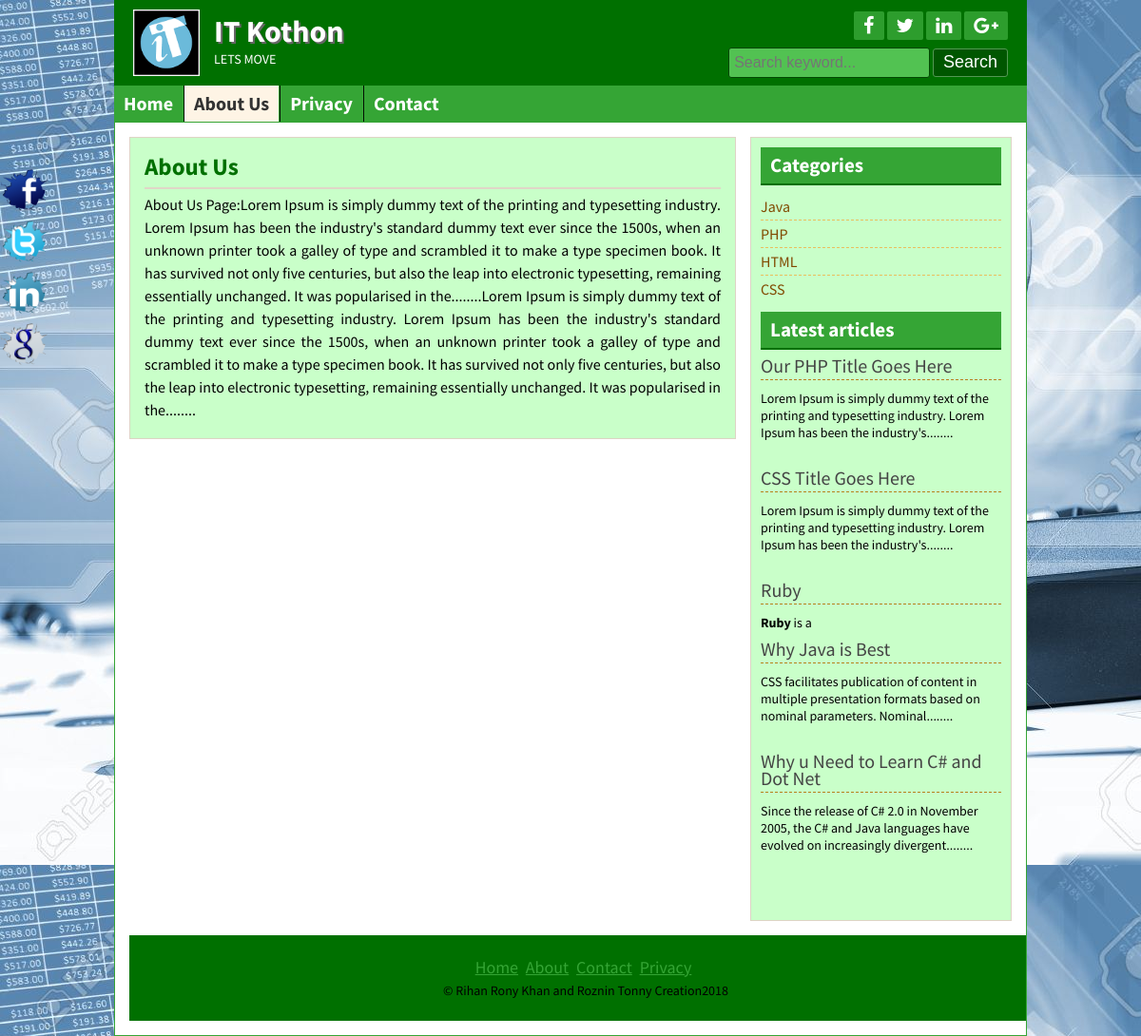
Page /page.php?pageid=1 on the committed database.
### tables this page shows
CREATE TABLE `title_slogan` (
  `id` int(11) NOT NULL,
  `title` varchar(255) NOT NULL,
  `slogan` varchar(255) NOT NULL,
  `logo` varchar(255) NOT NULL
);

CREATE TABLE `tbl_social` (
  `id` int(11) NOT NULL,
  `fb` varchar(255) NOT NULL,
  `tw` varchar(255) NOT NULL,
  `ln` varchar(255) NOT NULL,
  `gp` varchar(255) NOT NULL
);

CREATE TABLE `tbl_page` (
  `id` int(11) NOT NULL,
  `name` varchar(255) NOT NULL,
  `body` text NOT NULL
);

CREATE TABLE `tbl_category` (
  `id` int(11) NOT NULL,
  `name` varchar(50) NOT NULL
);

CREATE TABLE `tbl_post` (
  `id` int(11) NOT NULL,
  `cat` int(11) NOT NULL,
  `title` varchar(255) NOT NULL,
  `body` text NOT NULL,
  `image` varchar(255) NOT NULL,
  `author` varchar(50) NOT NULL,
  `tags` varchar(255) NOT NULL,
  `date` timestamp NOT NULL DEFAULT CURRENT_TIMESTAMP
);

CREATE TABLE `tbl_footer` (
  `id` int(11) NOT NULL,
  `note` varchar(255) NOT NULL
);

### lib/Database.php (called while the page is built, shortened)
<?php
Class Database{
	public $host   = DB_HOST;
	public $user   = DB_USER;
	public $pass   = DB_PASS;
	public $dbname = DB_NAME;
	public $link;
	private function connectDB(){
	$this->link = new mysqli($this->host, $this->user, $this->pass, $this->dbname);
 }
	public function select($query){
		$result = $this->link->query($query) or die($this->link->error.__LINE__);
		if($result->num_rows > 0){
			return $result;
		} else {
			return false;
		}
	}
}

### helpers/format.php (called while the page is built, shortened)
<?php
	class format{
		public function textShorten($text, $limit=400){
			$text=$text. " ";
			$text=substr($text,0,$limit);
			$text=substr($text,0,strrpos($text,' '));
			$text=$text."........";
			return $text;
		}
	}
?>

### page.php (the view)
<?php
	include('inc/header.php');
?>
<?php
    if(!isset($_GET['pageid']) || $_GET['pageid'] == NULL){
        	header('location:404.php');
    }else{
        $id = $_GET['pageid'];
    }
?>
 						<?php
                                $pagequery="select * from tbl_page where id='$id'";
                                $pagedetails=$db->select($pagequery);
                                if($pagedetails){
                                    while ($result=$pagedetails->fetch_assoc()) {
                   		 ?>
	<div class="contentsection contemplete clear">
		<div class="maincontent clear">
			<div class="about">
				<h2><?php echo $result['name'];?></h2>
				<?php echo $result['body'];?>
	</div>
		</div>
		<?php } } else{header('location:404.php');}?>
	<?php
		include('inc/sidebar.php');
		include('inc/footer.php');
	?>

### inc/header.php (shortened to what this page needs)
<?php
	include('lib/Database.php');
	include('helpers/format.php');
?>
<?php
	$db=new Database();
	$fm=new format();
?>
<!DOCTYPE html>
<html>
<head>
	<?php include('scripts/css.php');
	?>
</head>
<body>
	<div class="headersection templete clear">
		<a href="index.php">
			<div class="logo">
				<?php
                    $query="select * from title_slogan where id='1'";
                    $blog_title=$db->select($query);
                    if($blog_title){
                        while ($result=$blog_title->fetch_assoc()) {
				?>
				<img src="admin/<?php echo $result['logo'];?>" alt="Logo"/>
				<h2><?php echo $result['title'];?></h2>
				<p><?php echo $result['slogan'];?></p>
			<?php } } ?>
			</div>
		</a>
		<div class="social clear">
			<div class="icon clear">
				   <?php
                    $query="select * from tbl_social where id='1'";
                    $socialmedia=$db->select($query);
                    if($socialmedia){
                        while ($result=$socialmedia->fetch_assoc()) {
                ?>
				<a href="<?php echo $result['fb'];?>" target="_blank"><i class="fa fa-facebook"></i></a>
				<a href="<?php echo $result['tw'];?>" target="_blank"><i class="fa fa-twitter"></i></a>
				<a href="<?php echo $result['ln'];?>" target="_blank"><i class="fa fa-linkedin"></i></a>
				<a href="<?php echo $result['gp'];?>" target="_blank"><i class="fa fa-google-plus"></i></a>
				<?php } } ?>
			</div>
			<div class="searchbtn clear">
			<form action="search.php" method="get">
				<input type="text" name="search" placeholder="Search keyword..."/>
				<input type="submit" name="submit" value="Search"/>
			</form>
			</div>
		</div>
	</div>
<div class="navsection templete">
	<?php
			$path=$_SERVER['SCRIPT_FILENAME'];
			$currentpage=basename($path, '.php');
	?>
	<ul>
		<li><a
			<?php
				if($currentpage == 'index'){
					echo 'id="active"';
				}?>href="index.php">Home</a></li>
		 						<?php
                                $query="select * from tbl_page";
                                $pages=$db->select($query);
                                if($pages){
                                    while ($result=$pages->fetch_assoc()) {
                                 ?>
                                   <li><a
                                   	<?php
									if(isset($_GET['pageid']) && $_GET['pageid'] == $result['id']){
										echo 'id="active"';
									}
									?>
                                   	href="page.php?pageid=<?php echo $result['id'];?>"><?php echo $result['name'];?></a> </li>
                                 <?php  } } ?>
		<li><a <?php
				if($currentpage == 'contact_us'){
					echo 'id="active"';
				}?>href="contact_us.php">Contact</a></li>
	</ul>
</div>

### inc/sidebar.php
<div class="sidebar clear">
			<div class="samesidebar clear">
				<h2>Categories</h2>
					<ul>
						<?php
						$query= "select * from tbl_category";
						$category=$db->select($query);
						if($category){
						while ($result=$category->fetch_assoc()) {
						?>
						<li><a href="posts.php?category=<?php echo $result['id']; ?>"><?php echo $result['name']; ?></a></li>
						<?php } } else{?>
						<li>No Category Created</li>
						<?php }?>
					</ul>
			</div>
			<div class="samesidebar clear">
				<h2>Latest articles</h2>
				<?php
				$query= "select * from tbl_post limit 5";
				$post=$db->select($query);
				if($post){
				while ($result=$post->fetch_assoc()) {
				?>
					<div class="popular clear">
						<h3><a href=""post.php?id=<?php echo $result['id'];?>"><?php echo $result['title'];?></a></h3>
						<a href=""post.php?id=<?php echo $result['id'];?><img src="admin/<?php echo $result['image'];?>" alt="post image"/></a>
						 <?php echo $fm->textShorten($result['body'],120);?>
					</div>
			<?php } }else{ header('location:404.php');}?>
			</div>
		</div>

### inc/footer.php (shortened to what this page needs)
</div>
	<div class="footersection templete clear">
	  <div class="footermenu clear">
		<ul>
			<li><a href="#">Home</a></li>
			<li><a href="#">About</a></li>
			<li><a href="#">Contact</a></li>
			<li><a href="#">Privacy</a></li>
		</ul>
	  </div>
	  	<?php
                    $query="select * from tbl_footer where id='1'";
                    $socialmedia=$db->select($query);
                    if($socialmedia){
                        while ($result=$socialmedia->fetch_assoc()) {
                ?>
	  <p>&copy; <?php echo $result['note'];?><?php echo date('Y');?></p>
	  <?php } } ?>
	</div>
	<div class="fixedicon clear">
		<?php
                    $query="select * from tbl_social where id='1'";
                    $socialmedia=$db->select($query);
                    if($socialmedia){
                        while ($result=$socialmedia->fetch_assoc()) {
                ?>
		<a href="<?php echo $result['fb'];?>" target="_blank"><img src="images/fb.png" alt="Facebook"/></a>
		<a href="<?php echo $result['tw'];?>" target="_blank"><img src="images/tw.png" alt="Twitter"/></a>
		<a href="<?php echo $result['ln'];?>" target="_blank"><img src="images/in.png" alt="LinkedIn"/></a>
		<a href="<?php echo $result['gp'];?>" target="_blank"><img src="images/gl.png" alt="GooglePlus"/></a>
		<?php } }?>
	</div>
</body>
</html>

### style.css (style rules this page uses)
* { margin:0;padding:0;outline:0 }
body { font-family: 'Source Sans Pro', sans-serif;font-size:14px;line-height:18px;color:#000;background:url(images/bg.jpg)repeat fixed 0 0 #fff; }
.templete { width:960px;margin:0 auto; }
.contemplete { margin: 0 auto; width: 928px; }
.clear { overflow:hidden; }
input[type="text"], input[type="email"] { border: 1px solid #cfc5b6; border-radius: 3px; margin-bottom: 5px; padding: 5px; width: 300px; }
input[type="submit"] { background: #b7801c none repeat scroll 0 0; border: 1px solid #e6af4b; color: #fff; cursor: pointer; font-size: 20px; padding: 1px 10px; }
.headersection { background: #ca932f none repeat scroll 0 0; color: #fff; }
.logo { float: left; width: 580px; }
.logo img { float: left; margin-right: 15px; padding-bottom: 10px; padding-left: 20px; padding-top: 10px; width: 70px; }
.logo h2 { color: #fff; font-size: 32px; margin-bottom: 11px; margin-top: 24px; text-shadow: 2px 2px 0 #666; }
.logo p { color:#fff; }
.social { float: right; margin-right: 20px; margin-top: 12px; text-align: right; width: 360px; }
.icon { float: right; }
.icon a { background: #a56e0a none repeat scroll 0 0; border-radius: 2px; color: #fff; display: block; float: left; font-size: 20px; margin-left: 3px; padding: 5px 10px; }
.searchbtn { float: right; margin-top: 8px; }
.searchbtn input[type="text"] { border: 1px solid #A56E0A; width: 200px; background: #FFE07C; font-size: 16px; height: 20px; }
.searchbtn input[type="submit"] { border: 1px solid #9d6602; border-radius: 3px; font-size: 18px; height: 30px; padding-left: 10px; padding-right: 10px; padding-top: 0; cursor: pointer; }
.navsection { background: none repeat scroll 0 0 #e6af4b; min-height: 38px; }
.navsection ul { margin:0;padding:0;list-style:none; }
.navsection ul li { border-left: 1px solid #fdc662; border-right: 1px solid #c18a26; display: block; float: left; position:relative; }
.navsection ul li:first-child { border-left: 0px solid #fdc662; }
.navsection ul li:last-child { border-right: 0px solid #c18a26; }
.navsection ul li a { color: #fff; display: block; font-size: 20px; font-weight: bold; padding: 10px; text-decoration: none; }
.navsection ul li a:hover, #active { background:#FEF4E5;color:#333; }
.contentsection { background: #ffffff none repeat scroll 0 0; border: 1px solid #ca932f; padding: 15px; }
.maincontent { background: #fef4e5 none repeat scroll 0 0; border: 1px solid #ded4c5; float: left; margin: 0 15px 15px 0; padding: 8px 15px; width: 606px; }
.about { font-size: 16px; line-height: 24px; text-align: justify; }
.about p { font-size: 16px; line-height: 24px; margin-bottom: 10px; text-align: justify; }
.samepost h2, .about h2 { border-bottom: 2px solid #e0d6c7; color: #ac7511; font-size: 25px; margin-bottom: 4px; padding: 10px 10px 10px 0; }
.sidebar { background: #fef4e5 none repeat scroll 0 0; border: 1px solid #ded4c5; float: right; margin-bottom: 15px; margin-top: 0; padding: 10px; width: 253px; }
.samesidebar { margin-bottom: 10px; }
.samesidebar h2 { background: #e6af4b none repeat scroll 0 0; border-bottom: 2px solid #b7801c; color: #333; margin-bottom: 8px; padding: 10px; }
.samesidebar ul { padding:0;margin:0;list-style:none; }
.samesidebar ul li { border-bottom: 1px dashed #e9c05c; font-size: 16px; padding: 5px 8px 5px 0; }
.samesidebar ul li:last-child { border-bottom: 0px dashed #e9c05c; }
.samesidebar ul li a { color: #814a00; text-decoration: none; }
.samesidebar p { margin-bottom: 10px; }
.popular { margin-bottom: 20px; }
.popular h3 { border-bottom: 1px dashed #b7801c; font-size: 20px; font-weight: normal; margin-bottom: 10px; padding-bottom: 5px; }
.popular h3 a { text-decoration:none;color:#444 }
.footersection { height:90px;background:#B7801C;text-align:center }
.footermenu { margin-top: 25px; margin-bottom: 5px; }
.footermenu ul { padding:0;margin:0;list-style:none;text-align:center; }
.footermenu ul li { display:inline-block; }
.footermenu ul li a { color: #E6AF4B; font-size: 18px; margin-right: 5px; }
.fixedicon { left: 0; position: fixed; top: 175px; width: 60px; }
.fixedicon img { width: 50px; }

### rows in the picture
title_slogan: logo (picture), title "IT Kothon", slogan "LETS MOVE"
tbl_page: name "About Us", body "About Us Page: Lorem Ipsum is simply dummy text of the printing and typesetting industry. Lorem Ipsum has been the industry's standard dummy text ever since the 1500s, when an unknown printer took a galley of type and scrambled it to make a type specimen book. It has survived not only five centuries, but also the leap into electronic typesetting, remaining essentially unchanged. It was popularised in the........ Lorem Ipsum is simply dummy text of the printing and typesetting industry. Lorem Ipsum has been the industry's standard dummy text ever since the 1500s, when an unknown printer took a galley of type and scrambled it to make a type specimen book. It has survived not only five…"
tbl_page: name "Privacy"
tbl_category: name "Java"
tbl_category: name "PHP"
tbl_category: name "HTML"
tbl_category: name "CSS"
tbl_post: title "Our PHP Title Goes Here", body "Lorem Ipsum is simply dummy text of the printing and typesetting industry. Lorem Ipsum has been the industry's........"
tbl_post: title "CSS Title Goes Here", body "Lorem Ipsum is simply dummy text of the printing and typesetting industry. Lorem Ipsum has been the industry's........"
tbl_post: title "Ruby", body "Ruby is a"
tbl_post: title "Why Java is Best", body "CSS facilitates publication of content in multiple presentation formats based on nominal parameters. Nominal........"
tbl_post: title "Why u Need to Learn C# and Dot Net", body "Since the release of C# 2.0 in November 2005, the C# and Java languages have evolved on increasingly divergent........"
tbl_footer: note "Rihan Rony Khan and Roznin Tonny Creation"
